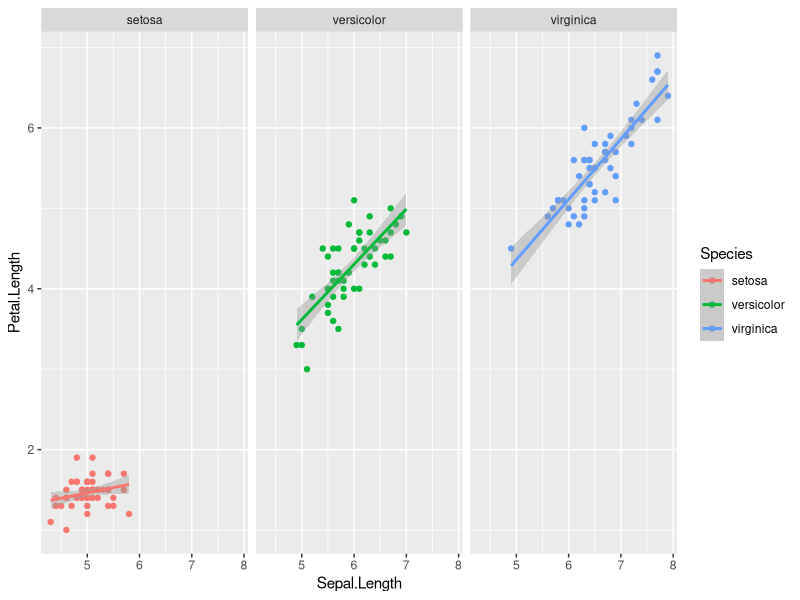

This figure's R source:
#apply functions and loops
#create an ex function
mult.2=function(x)x*2
mult.2(1242)

#use sapply() to apply this function to a set of numbers
#take integers from 1-5 amd multiply ea by 2
sapply(1:5,mult.2)

#or you can define the function within the sapply funciton
sapply(1:5,function(x)x*2)

#sapply vs lapply is just output format
#s-simplified (vector), L-list
lapply(1:5,function(x)x*2)

##use sapply to apply a function that generates more than just a vector

v=c(1:3)
sapply(1:5,function(x)x*v)

lapply(1:5,function(x)x*v)

##USe sapply and lapply to run linear ,odels on multiple datasets
iris
iris.split=split(iris,iris$Species)
iris.split
class(iris.split)

spp.mods=lapply(iris.split,function(x) lm(Petal.Length~Sepal.Length,data=x))
spp.mods

summary(spp.mods[[1]])#results

spp.mods.summary=lapply(spp.mods,function(x)summary(x))

#Get the slope of relationship of ea model
str(spp.mods.summary[[1]])#look at the structure of summary output
spp.mods.summary[[1]]$coefficients
spp.mods.summary[[1]]$coefficients[2,1]#goal number

slopes=sapply(spp.mods.summary,function(x)x$coefficients[2,1])
slopes

#Alt+shift+ arrow to duplicate lines of code

#visualize relationship betweem pertal length and sepal length for ea species
library(ggplot2)
ggplot(iris,aes(x=Sepal.Length,y=Petal.Length,color=Species))+
  geom_point()+
  geom_smooth(method="lm")+
  facet_wrap(~Species)


##For-loops()
for(i in 1:5)print(i*2)

v=vector(length=5)
v
for(i in 1:5)v[i]=i*2 #gives us i= 1,2,3,4,5,6
v
for(i in 1:5)v[i]=(i+1)*2 #to fix, now i=2,3,4,5
v

times=5
m=matrix(nrow=times,ncol=10)
for(i in 1:times)m[i,]=(1:10*i)
m

#while-loop
j=1
while(j<10){
  print(j)
  j=j+1
}
j

j=1
while(j<20){
  if(j==10) print("10!")else print(j)
  j=j+1
}
